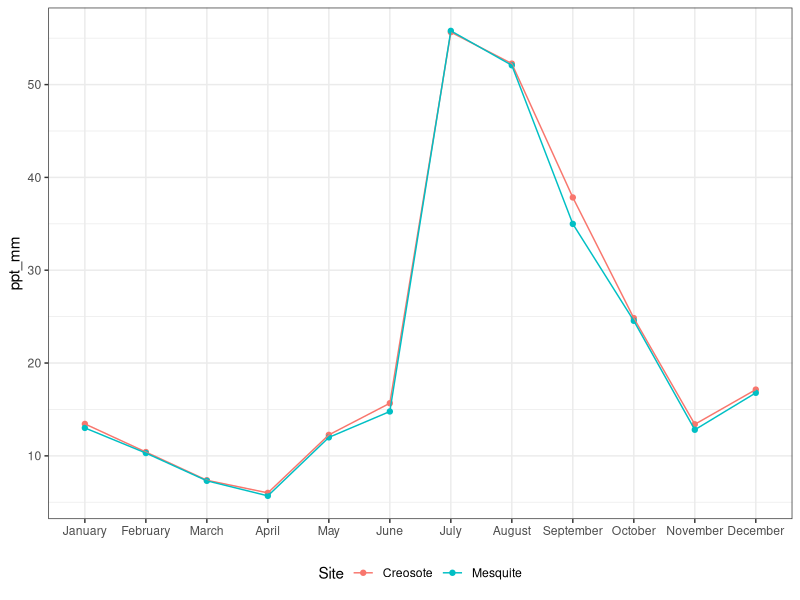
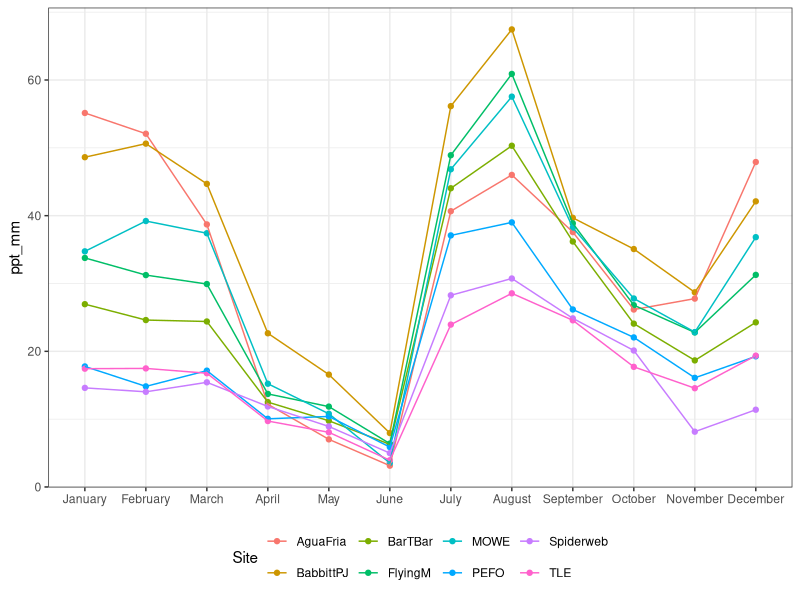
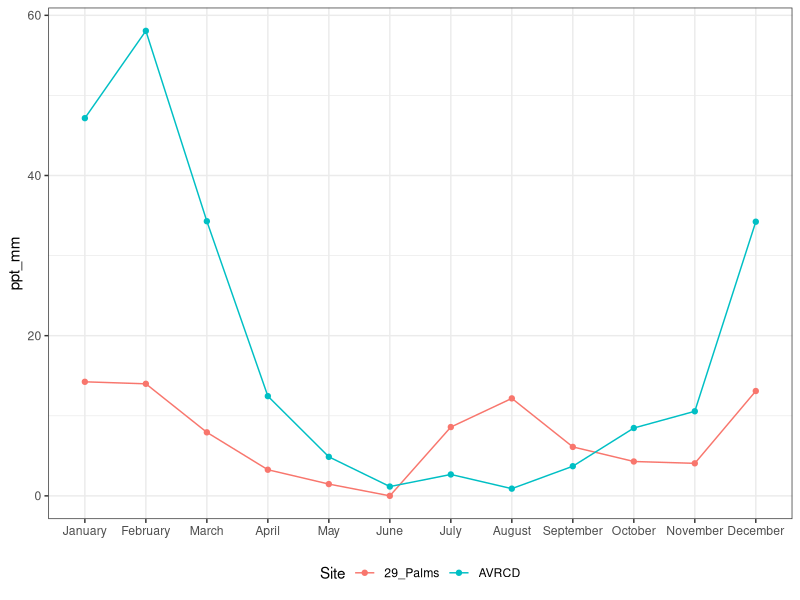
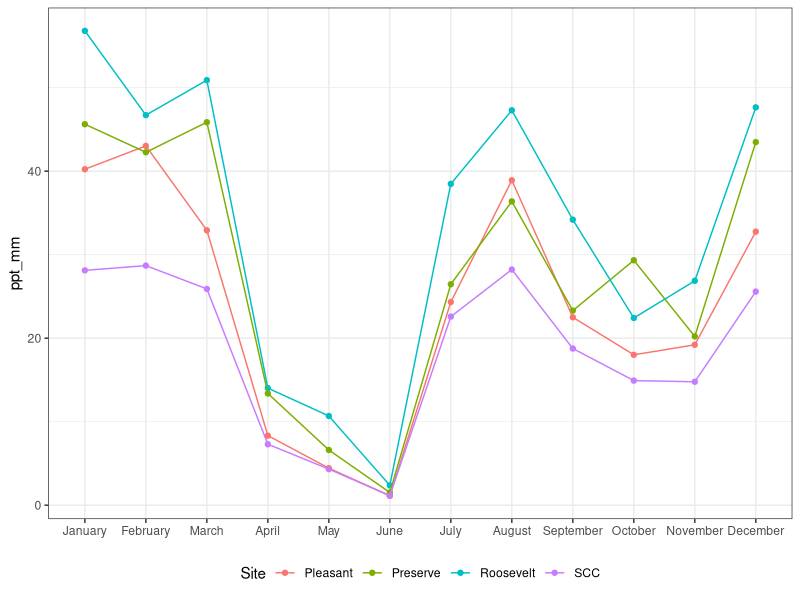
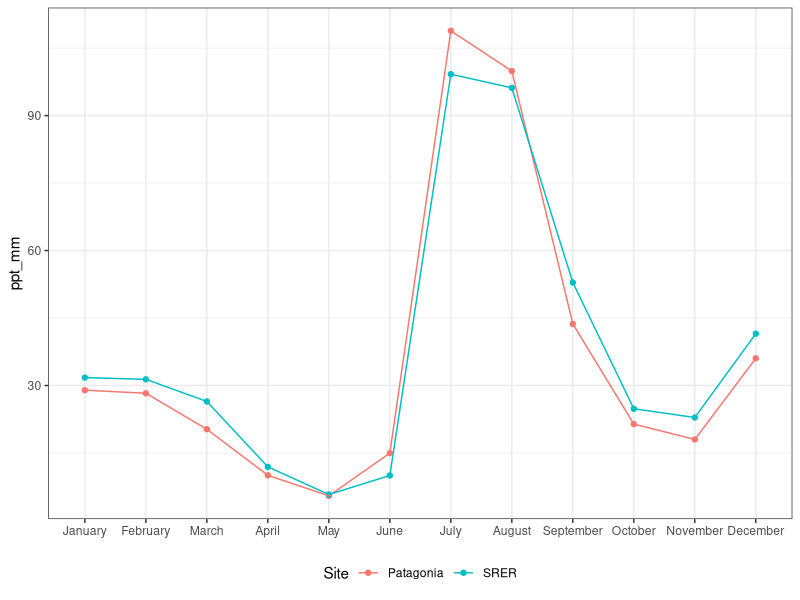
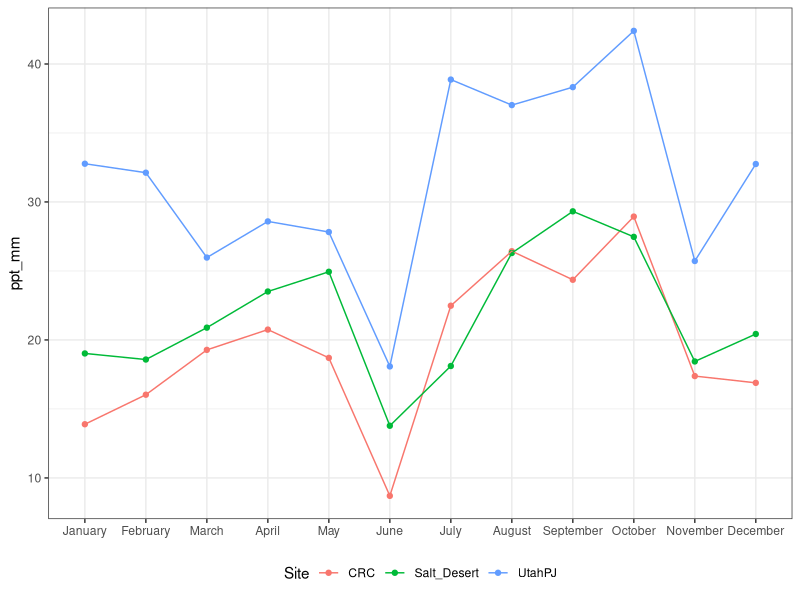
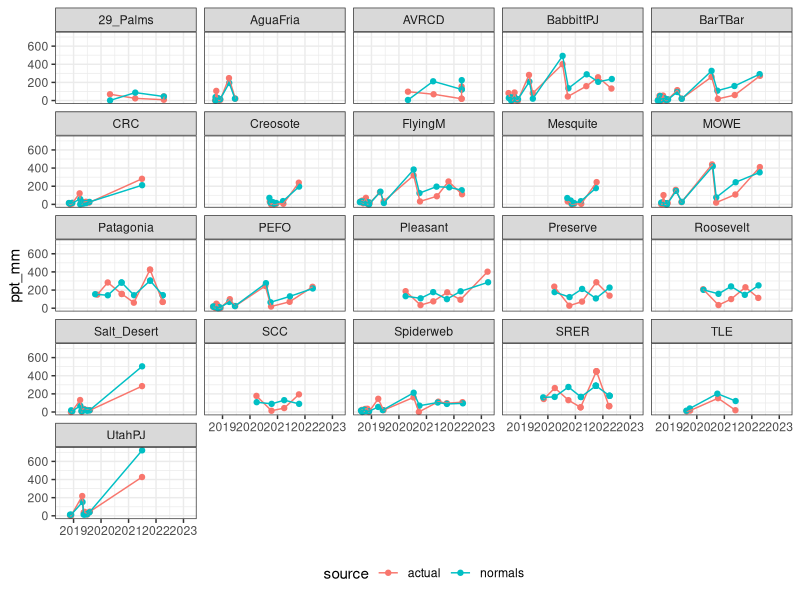
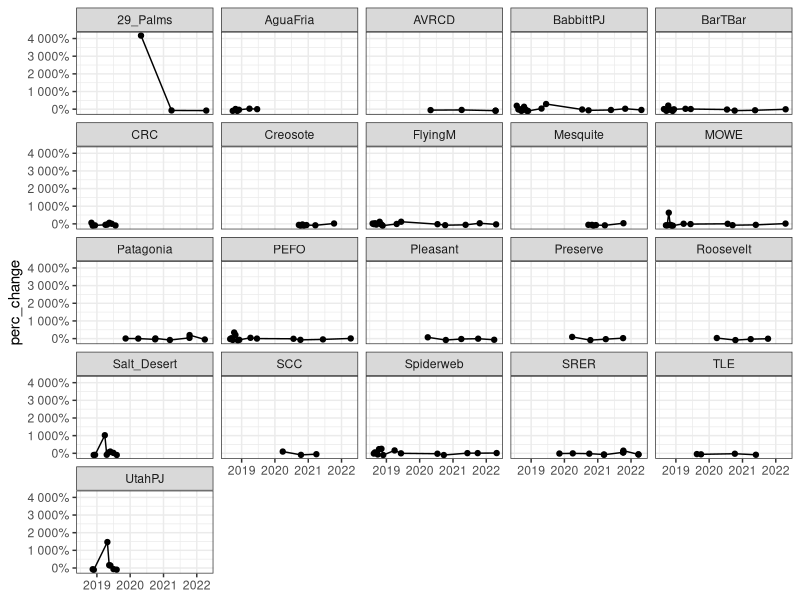

Reproduce these figures in R, in order. (Note: this script raises an error after producing the figures.)
# Created: 2023-09-28
# Last updated: 2023-10-20

# Purpose: Explore precip trends. Compare actual precip values (from PRISM daily values, see 03.2.R)
#   with 30-year normals. Actual precip is recorded as either cumulative precip
#   since seeding, or cumulative precip since the previous monitoring event. Because the time
#   interval between monitoring events and seeding differs by site, and because normals are
#   site- and and month-specific, each site must be dealt with on an individual basis 
#   to determine which normals months should be included for a (roughly equal) comparison.

# Normals must be "rounded" to the start of the month, the end of the month,
#   or mid-month, because normals are reported as annual or monthly. Hence, while the actual 
#   precip experienced is defined to the day, comparable normals are defined to the
#   half month. This also assumes that an even amount of rain falls in the first and
#   second half of the month, and sometimes for sites monitored every 2 weeks the dates round
#   such that there is assumed to be no interval, and therefore no precip (for normals). 
#   See 03.3.xlsx README tab for more explanation.


library(tidyverse)
library(readxl)
library(scales)

# Load data ---------------------------------------------------------------

ppt <- read_csv("data/cleaned/03.2_monitoring-events-with-PRISM-climate-data_clean.csv")
month.normal <- read_csv("data/cleaned/03.2_PRISM-month-normals-all-sites_clean.csv")
daily <- read_csv("data/cleaned/03.2_PRISM-daily-all-sites_clean.csv")
normals.since.raw <- read_xlsx("data/data-wrangling-intermediate/03.3_months-to-include-for-precip-normals-comparison.xlsx",
                                       sheet = "since_last")
normals.cum.raw <- read_xlsx("data/data-wrangling-intermediate/03.3_months-to-include-for-precip-normals-comparison.xlsx",
                                       sheet = "cum")
  


# Explore monthly normals -------------------------------------------------

# Order months
month.normal.graph <- month.normal |> 
  filter(Date != "Annual") |> 
  mutate(Date = factor(Date, levels = c("January", "February", "March", "April", "May",
                                        "June", "July", "August", "September", "October",
                                        "November", "December")))

# Chihuahuan
#   Unimodal: most rain in July-Sept
month.normal.graph |> 
  filter(Region == "Chihuahuan") |> 
  ggplot(aes(x = Date, y = ppt_mm, color = Site, group = Site)) +
  geom_point() +
  geom_line() +
  xlab(NULL) +
  theme_bw() +
  theme(legend.position = "bottom")

# Colorado Plateau
#   Biomodal, July-Sept and Dec-March (summer rains slightly greater than winter)
month.normal.graph |> 
  filter(Region == "Colorado Plateau") |> 
  ggplot(aes(x = Date, y = ppt_mm, color = Site, group = Site)) +
  geom_point() +
  geom_line() +
  xlab(NULL) +
  theme_bw() +
  theme(legend.position = "bottom")

# Mojave
#   Unimodal: most rain in Dec-March
month.normal.graph |> 
  filter(Region == "Mojave") |> 
  ggplot(aes(x = Date, y = ppt_mm, color = Site, group = Site)) +
  geom_point() +
  geom_line() +
  xlab(NULL) +
  theme_bw() +
  theme(legend.position = "bottom")

# Sonoran Central
#   Bimodal: July-Sept, Dec-March (summer and winter rains roughly equal)
month.normal.graph |> 
  filter(Region == "Sonoran Central") |> 
  ggplot(aes(x = Date, y = ppt_mm, color = Site, group = Site)) +
  geom_point() +
  geom_line() +
  xlab(NULL) +
  theme_bw() +
  theme(legend.position = "bottom")

# Sonoran SE
#   Slightly bimodal: most rain July-Sept, some rain Dec-March
month.normal.graph |> 
  filter(Region == "Sonoran SE") |> 
  ggplot(aes(x = Date, y = ppt_mm, color = Site, group = Site)) +
  geom_point() +
  geom_line() +
  xlab(NULL) +
  theme_bw() +
  theme(legend.position = "bottom")

# Utah
#   CRC & Salt Desert: Biomodal: July-Oct, March-May
#   UtahPJ: Biomdal: July-Oct, Dec-Feb
month.normal.graph |> 
  filter(Region == "Utah") |> 
  ggplot(aes(x = Date, y = ppt_mm, color = Site, group = Site)) +
  geom_point() +
  geom_line() +
  xlab(NULL) +
  theme_bw() +
  theme(legend.position = "bottom")



# Precip since last monitoring event --------------------------------------


# Since_last data wrangling -----------------------------------------------

# pivot_longer() and convert NAs to 0 (blank cells are 0)
normals.since <- normals.since.raw |> 
  select(-Seed_month_estimate, -Monitor_month_estimate) |> 
  pivot_longer(cols = c("Annual", "January", "February", "March", "April", "May",
                        "June", "July", "August", "September", "October",
                        "November", "December"),
              names_to = "Date",
              values_to = "include") 
normals.since$include[is.na(normals.since$include)] <- 0

# Add normals values
normals.since <- normals.since |> 
  left_join(month.normal) |> 
  select(-tmin, -tmax, -tmean) 

# Multiply include * ppt_mm for new ppt_mm value
#   "include" column is the amount of times that month/annual should be included
normals.since <- normals.since |> 
  mutate(ppt_mm = include * ppt_mm) |> 
  select(-include)

# Sum normals precip
normals.since <- normals.since |> 
  select(-Date_Seeded, -Date_Monitored) |> 
  mutate(SiteDateID = as.character(SiteDateID)) |> 
  group_by(Region, Site, SiteDateID, Seed_estimate, Monitor_estimate) |> 
  summarise(ppt_mm = sum(ppt_mm),
            .groups = "keep") |> 
  mutate(SiteDateID = as.numeric(SiteDateID)) 

# Add normals to actual precip values (Since_last_precip from ppt) to graph together
#   Rename normals columns to match and add "source" col to note they are normals
normals.since.bind <- normals.since |> 
  rename(Date_Seeded = Seed_estimate,
         Date_Monitored = Monitor_estimate) |> 
  mutate(source = "normals")
since.long <- ppt |> 
  select(Region, Site, Date_Seeded, Date_Monitored, SiteDateID, Since_last_precip) |> 
  rename(ppt_mm = Since_last_precip) |> 
  mutate(source = "actual") |> 
  bind_rows(normals.since.bind)

# Find percent change (deviation from normals)
since.pc <- ppt |> 
  select(Region, Site, SiteDateID, Date_Seeded, Date_Monitored, Since_last_precip) |> 
  left_join(normals.since) |> 
  mutate(perc_change = (Since_last_precip - ppt_mm) / ppt_mm)



# Since_last graph --------------------------------------------------------

# All sites
since.long |> 
  ggplot(aes(x = Date_Monitored, y = ppt_mm, color = source)) +
  geom_point() +
  geom_line() +
  facet_wrap(~Site) +
  xlab(NULL) +
  theme_bw() +
  theme(legend.position = "bottom") 

since.pc |> 
  filter(perc_change != Inf) |> 
  ggplot(aes(x = Date_Monitored, y = perc_change)) +
  geom_point() +
  geom_line() +
  facet_wrap(~Site) +
  xlab(NULL) +
  theme_bw() +
  scale_y_continuous(labels = percent)

since.pc |> 
  filter(perc_change != Inf,
         Region !="Mojave") |> 
  ggplot(aes(x = Date_Monitored, y = perc_change)) +
  geom_point() +
  geom_line() +
  facet_wrap(~Site) +
  xlab(NULL) +
  theme_bw() +
  scale_y_continuous(labels = percent) +
  geom_hline(yintercept = 0,
             linetype = "dashed",
             color = "red")


  
# By Region
# Sonoran Central
since.long |> 
  filter(Region == "Sonoran Central") |> 
  ggplot(aes(x = Date_Monitored, y = ppt_mm, color = source)) +
  geom_point() +
  geom_line() +
  facet_wrap(~Site) +
  xlab(NULL) +
  theme_bw() +
  theme(legend.position = "bottom") 

since.pc |> 
  filter(perc_change != Inf) |> 
  filter(Region == "Sonoran Central") |> 
  ggplot(aes(x = Date_Monitored, y = perc_change)) +
  geom_point() +
  geom_line() +
  facet_wrap(~Site) +
  xlab(NULL) +
  theme_bw() +
  scale_y_continuous(labels = percent) +
  geom_hline(yintercept = 0,
             linetype = "dashed",
             color = "red")

# Sonoran SE
since.long |> 
  filter(Region == "Sonoran SE") |> 
  ggplot(aes(x = Date_Monitored, y = ppt_mm, color = source)) +
  geom_point() +
  geom_line() +
  facet_wrap(~Site) +
  xlab(NULL) +
  theme_bw() +
  theme(legend.position = "bottom") 

since.pc |> 
  filter(perc_change != Inf) |> 
  filter(Region == "Sonoran SE") |> 
  ggplot(aes(x = Date_Monitored, y = perc_change)) +
  geom_point() +
  geom_line() +
  facet_wrap(~Site) +
  xlab(NULL) +
  theme_bw() +
  scale_y_continuous(labels = percent) +
  geom_hline(yintercept = 0,
             linetype = "dashed",
             color = "red")

# Chihuahuan
since.long |> 
  filter(Region == "Chihuahuan") |> 
  ggplot(aes(x = Date_Monitored, y = ppt_mm, color = source)) +
  geom_point() +
  geom_line() +
  facet_wrap(~Site) +
  xlab(NULL) +
  theme_bw() +
  theme(legend.position = "bottom")

since.pc |> 
  filter(perc_change != Inf) |> 
  filter(Region == "Chihuahuan") |> 
  ggplot(aes(x = Date_Monitored, y = perc_change)) +
  geom_point() +
  geom_line() +
  facet_wrap(~Site) +
  xlab(NULL) +
  theme_bw() +
  scale_y_continuous(labels = percent) +
  geom_hline(yintercept = 0,
             linetype = "dashed",
             color = "red")

# Mojave
since.long |> 
  filter(Region == "Mojave") |> 
  ggplot(aes(x = Date_Monitored, y = ppt_mm, color = source)) +
  geom_point() +
  geom_line() +
  facet_wrap(~Site) +
  xlab(NULL) +
  theme_bw() +
  theme(legend.position = "bottom") 

since.pc |> 
  filter(perc_change != Inf) |> 
  filter(Region == "Mojave") |> 
  ggplot(aes(x = Date_Monitored, y = perc_change)) +
  geom_point() +
  geom_line() +
  facet_wrap(~Site) +
  xlab(NULL) +
  theme_bw() +
  scale_y_continuous(labels = percent) +
  geom_hline(yintercept = 0,
             linetype = "dashed",
             color = "red")

# Utah
since.long |> 
  filter(Region == "Utah") |> 
  ggplot(aes(x = Date_Monitored, y = ppt_mm, color = source)) +
  geom_point() +
  geom_line() +
  facet_wrap(~Site) +
  xlab(NULL) +
  theme_bw() +
  theme(legend.position = "bottom") 

since.pc |> 
  filter(perc_change != Inf) |> 
  filter(Region == "Utah") |> 
  ggplot(aes(x = Date_Monitored, y = perc_change)) +
  geom_point() +
  geom_line() +
  facet_wrap(~Site) +
  xlab(NULL) +
  theme_bw() +
  scale_y_continuous(labels = percent) +
  geom_hline(yintercept = 0,
             linetype = "dashed",
             color = "red")

# Colorado Plateau
since.long |> 
  filter(Region == "Colorado Plateau") |> 
  ggplot(aes(x = Date_Monitored, y = ppt_mm, color = source)) +
  geom_point() +
  geom_line() +
  facet_wrap(~Site) +
  xlab(NULL) +
  theme_bw() +
  theme(legend.position = "bottom") 

since.pc |> 
  filter(perc_change != Inf) |> 
  filter(Region == "Colorado Plateau") |> 
  ggplot(aes(x = Date_Monitored, y = perc_change)) +
  geom_point() +
  geom_line() +
  facet_wrap(~Site) +
  xlab(NULL) +
  theme_bw() +
  scale_y_continuous(labels = percent) +
  geom_hline(yintercept = 0,
             linetype = "dashed",
             color = "red")

since.pc |> 
  filter(perc_change != Inf,
         Site != "MOWE") |> 
  filter(Region == "Colorado Plateau") |> 
  ggplot(aes(x = Date_Monitored, y = perc_change)) +
  geom_point() +
  geom_line() +
  facet_wrap(~Site) +
  xlab(NULL) +
  theme_bw() +
  scale_y_continuous(labels = percent) +
  geom_hline(yintercept = 0,
             linetype = "dashed",
             color = "red")





# Cumulative precip since seeding -----------------------------------------


# Cumulative data wrangling -----------------------------------------------

# pivot_longer() and convert NAs to 0 (blank cells are 0)
normals.cum <- normals.cum.raw |> 
  select(-Seed_month_estimate, -Monitor_month_estimate) |> 
  pivot_longer(cols = c("Annual", "January", "February", "March", "April", "May",
                        "June", "July", "August", "September", "October",
                        "November", "December"),
               names_to = "Date",
               values_to = "include") 
normals.cum$include[is.na(normals.cum$include)] <- 0

# Add normals values
normals.cum <- normals.cum |> 
  left_join(month.normal) |> 
  select(-tmin, -tmax, -tmean) 

# Multiply include * ppt_mm for new ppt_mm value
#   "include" column is the amount of times that month/annual should be included
normals.cum <- normals.cum |> 
  mutate(ppt_mm = include * ppt_mm) |> 
  select(-include)

# Sum normals precip
normals.cum <- normals.cum |> 
  select(-Date_Seeded, -Date_Monitored) |> 
  mutate(SiteDateID = as.character(SiteDateID)) |> 
  group_by(Region, Site, SiteDateID, Seed_estimate, Monitor_estimate) |> 
  summarise(ppt_mm = sum(ppt_mm),
            .groups = "keep") |> 
  mutate(SiteDateID = as.numeric(SiteDateID)) 

# Add normals to actual precip values (Cum_precip from ppt) to graph together
#   Rename normals columns to match and add "source" col to note they are normals
normals.cum.bind <- normals.cum |> 
  rename(Date_Seeded = Seed_estimate,
         Date_Monitored = Monitor_estimate) |> 
  mutate(source = "normals")
cum.long <- ppt |> 
  select(Region, Site, Date_Seeded, Date_Monitored, SiteDateID, Cum_precip) |> 
  rename(ppt_mm = Cum_precip) |> 
  mutate(source = "actual") |> 
  bind_rows(normals.cum.bind)

# Find percent change (deviation from normals)
cum.pc <- ppt |> 
  select(Region, Site, SiteDateID, Date_Seeded, Date_Monitored, Cum_precip) |> 
  left_join(normals.cum) |> 
  mutate(perc_change = (Cum_precip - ppt_mm) / ppt_mm)




# Cumulative graph --------------------------------------------------------

# All sites
cum.long |> 
  ggplot(aes(x = Date_Monitored, y = ppt_mm, color = source)) +
  geom_point() +
  geom_line() +
  facet_wrap(~Site) +
  xlab(NULL) +
  theme_bw() +
  theme(legend.position = "bottom") 

cum.pc |> 
  filter(perc_change != Inf) |> 
  ggplot(aes(x = Date_Monitored, y = perc_change)) +
  geom_point() +
  geom_line() +
  facet_wrap(~Site) +
  xlab(NULL) +
  theme_bw() +
  scale_y_continuous(labels = percent)

cum.pc |> 
  filter(perc_change != Inf,
         Region !="Mojave") |> 
  ggplot(aes(x = Date_Monitored, y = perc_change)) +
  geom_point() +
  geom_line() +
  facet_wrap(~Site) +
  xlab(NULL) +
  theme_bw() +
  scale_y_continuous(labels = percent) +
  geom_hline(yintercept = 0,
             linetype = "dashed",
             color = "red")



# By Region
# Sonoran Central
cum.long |> 
  filter(Region == "Sonoran Central") |> 
  ggplot(aes(x = Date_Monitored, y = ppt_mm, color = source)) +
  geom_point() +
  geom_line() +
  facet_wrap(~Site) +
  xlab(NULL) +
  theme_bw() +
  theme(legend.position = "bottom") 

cum.pc |> 
  filter(perc_change != Inf) |> 
  filter(Region == "Sonoran Central") |> 
  ggplot(aes(x = Date_Monitored, y = perc_change)) +
  geom_point() +
  geom_line() +
  facet_wrap(~Site) +
  xlab(NULL) +
  theme_bw() +
  scale_y_continuous(labels = percent) +
  geom_hline(yintercept = 0,
             linetype = "dashed",
             color = "red")

# Sonoran SE
cum.long |> 
  filter(Region == "Sonoran SE") |> 
  ggplot(aes(x = Date_Monitored, y = ppt_mm, color = source)) +
  geom_point() +
  geom_line() +
  facet_wrap(~Site) +
  xlab(NULL) +
  theme_bw() +
  theme(legend.position = "bottom") 

cum.pc |> 
  filter(perc_change != Inf) |> 
  filter(Region == "Sonoran SE") |> 
  ggplot(aes(x = Date_Monitored, y = perc_change)) +
  geom_point() +
  geom_line() +
  facet_wrap(~Site) +
  xlab(NULL) +
  theme_bw() +
  scale_y_continuous(labels = percent) +
  geom_hline(yintercept = 0,
             linetype = "dashed",
             color = "red")

# Chihuahuan
cum.long |> 
  filter(Region == "Chihuahuan") |> 
  ggplot(aes(x = Date_Monitored, y = ppt_mm, color = source)) +
  geom_point() +
  geom_line() +
  facet_wrap(~Site) +
  xlab(NULL) +
  theme_bw() +
  theme(legend.position = "bottom")

cum.pc |> 
  filter(perc_change != Inf) |> 
  filter(Region == "Chihuahuan") |> 
  ggplot(aes(x = Date_Monitored, y = perc_change)) +
  geom_point() +
  geom_line() +
  facet_wrap(~Site) +
  xlab(NULL) +
  theme_bw() +
  scale_y_continuous(labels = percent) +
  geom_hline(yintercept = 0,
             linetype = "dashed",
             color = "red")

# Mojave
cum.long |> 
  filter(Region == "Mojave") |> 
  ggplot(aes(x = Date_Monitored, y = ppt_mm, color = source)) +
  geom_point() +
  geom_line() +
  facet_wrap(~Site) +
  xlab(NULL) +
  theme_bw() +
  theme(legend.position = "bottom") 

cum.pc |> 
  filter(perc_change != Inf) |> 
  filter(Region == "Mojave") |> 
  ggplot(aes(x = Date_Monitored, y = perc_change)) +
  geom_point() +
  geom_line() +
  facet_wrap(~Site) +
  xlab(NULL) +
  theme_bw() +
  scale_y_continuous(labels = percent) +
  geom_hline(yintercept = 0,
             linetype = "dashed",
             color = "red")

# Utah
cum.long |> 
  filter(Region == "Utah") |> 
  ggplot(aes(x = Date_Monitored, y = ppt_mm, color = source)) +
  geom_point() +
  geom_line() +
  facet_wrap(~Site) +
  xlab(NULL) +
  theme_bw() +
  theme(legend.position = "bottom") 

cum.pc |> 
  filter(perc_change != Inf) |> 
  filter(Region == "Utah") |> 
  ggplot(aes(x = Date_Monitored, y = perc_change)) +
  geom_point() +
  geom_line() +
  facet_wrap(~Site) +
  xlab(NULL) +
  theme_bw() +
  scale_y_continuous(labels = percent) +
  geom_hline(yintercept = 0,
             linetype = "dashed",
             color = "red")

# Colorado Plateau
cum.long |> 
  filter(Region == "Colorado Plateau") |> 
  ggplot(aes(x = Date_Monitored, y = ppt_mm, color = source)) +
  geom_point() +
  geom_line() +
  facet_wrap(~Site) +
  xlab(NULL) +
  theme_bw() +
  theme(legend.position = "bottom") 

cum.pc |> 
  filter(perc_change != Inf) |> 
  filter(Region == "Colorado Plateau") |> 
  ggplot(aes(x = Date_Monitored, y = perc_change)) +
  geom_point() +
  geom_line() +
  facet_wrap(~Site) +
  xlab(NULL) +
  theme_bw() +
  scale_y_continuous(labels = percent) +
  geom_hline(yintercept = 0,
             linetype = "dashed",
             color = "red")



save.image("RData/03.3_explore-precip-trends.RData")
